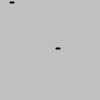
Frame 1 (no input)
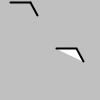
Frame 60 (the mouse pressed at the canvas centre just before this capture)
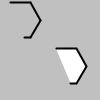
Frame 120 (the mouse held since frame 60 and released just before this capture)

The Processing sketch that drew these frames (run headless with seeded random() and noise(); from frame 60 on, the mouse is pressed at the canvas centre):

// Processing sketch: TrimPath
// ── TrimPath.pde
// forum.processing.org/two/discussion/22579/is-it-possible-to-replicate-the-trim-path-function-of-adobe-after-effects-within-processing

PVector[] path;
PShape s;

void setup() {
  path = new PVector[7];
  path[0] = new PVector( - 5, -8.66);
  path[1] = new PVector(   5, -8.66);
  path[2] = new PVector(  10,  0);
  path[3] = new PVector(   5,  8.66);
  path[4] = new PVector( - 5,  8.66);
  path[5] = new PVector( -10,  0);
  path[6] = new PVector( -05, -8.66);
}

void draw(){
  background(192);
  scale(2);
  // progress timer 0.0->1.0
  float amt = (millis()%4000)/4000.0;
  // trim path based on timer
  PVector[] trimmed = trimPath(amt,path);
  // draw veclist
  pathLines(trimmed, 10, 10);
  // or render as PShape, then draw
  s = pathShape(trimmed);
  shape(s, width/3, height/3);
}

PVector[] trimPath(float amt, PVector... vecs) {
  if (vecs.length==1 || amt>=1) { return vecs; }
  float unit = 1.0/(vecs.length-1);
  PVector midpoint = PVector.lerp(vecs[floor(amt / unit)], vecs[ceil(amt / unit)], amt%unit/unit);
  vecs = (PVector[])subset(vecs, 0, ceil(amt / unit));
  vecs = (PVector[])append(vecs, midpoint);
  return vecs;
}

void pathLines(PVector[] vecs, float x, float y){
  pushMatrix();
  translate(x,y);
  for(int i=1;i<vecs.length;i++){
    line(vecs[i-1].x,vecs[i-1].y,vecs[i].x,vecs[i].y);
  }
  popMatrix();
}

PShape pathShape(PVector[] vecs){
  PShape s = createShape();
  s.beginShape();
  for(int i=0;i<vecs.length;i++){
    s.vertex(vecs[i].x, vecs[i].y);
  }
  s.endShape();
  return s;
}
